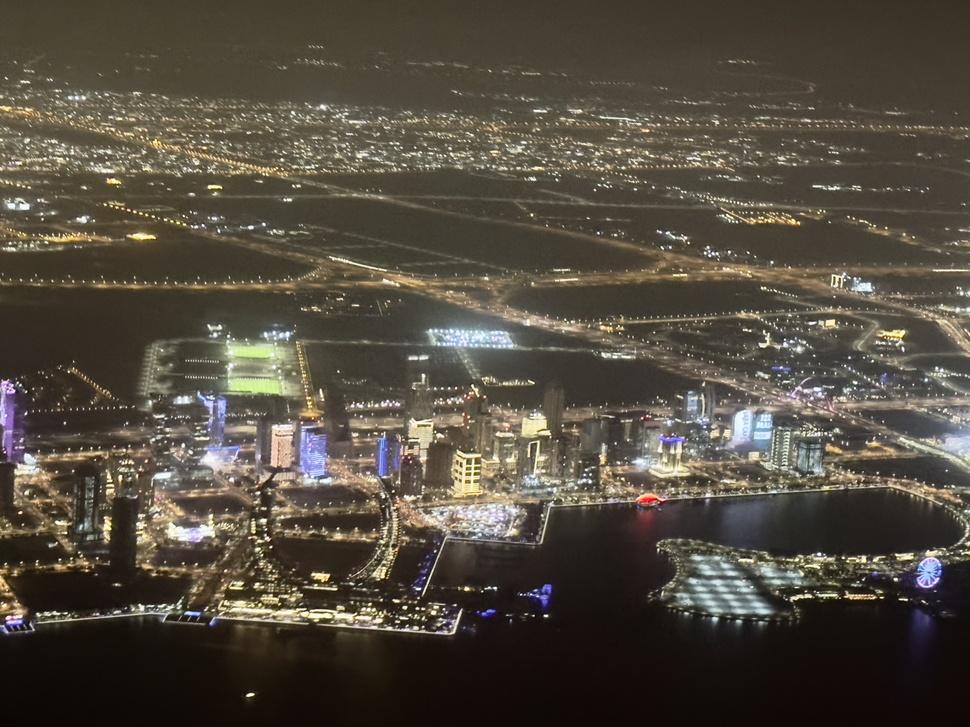
#> input picture ProcessImages/images/20230704_180251352_iOS.jpg, 970 x 727 px, shrunk from 4032 x 3024 before the run; its folder holds only this picture in this run
$ python identify_blurry.py   (older library calls are emulated)
#> lines starting #> are read from the running program, lines starting #| are printed output that depends on the picture
#> the answer given: ../../ProcessImages/images
import os
import shutil
import cv2

def is_blurry(image_path, threshold=100):
#> called with threshold = 7
    image = cv2.imread(image_path, cv2.IMREAD_GRAYSCALE)
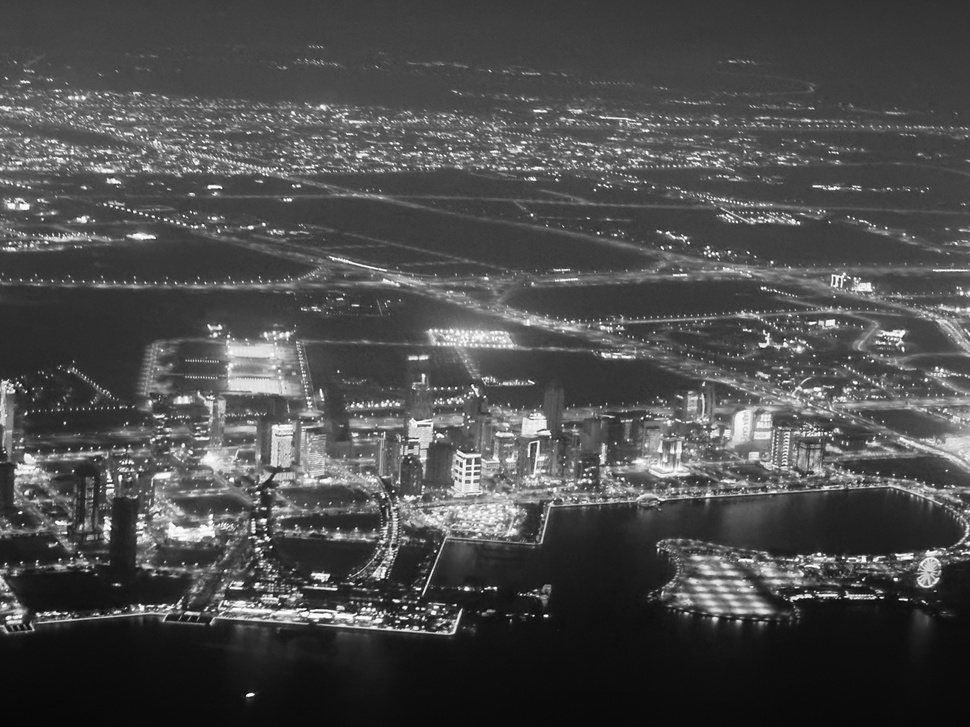
#> image: shape (727, 970); min 4, max 255, mean 75.6
    if image is None:
        return None
    laplacian = cv2.Laplacian(image, cv2.CV_64F)
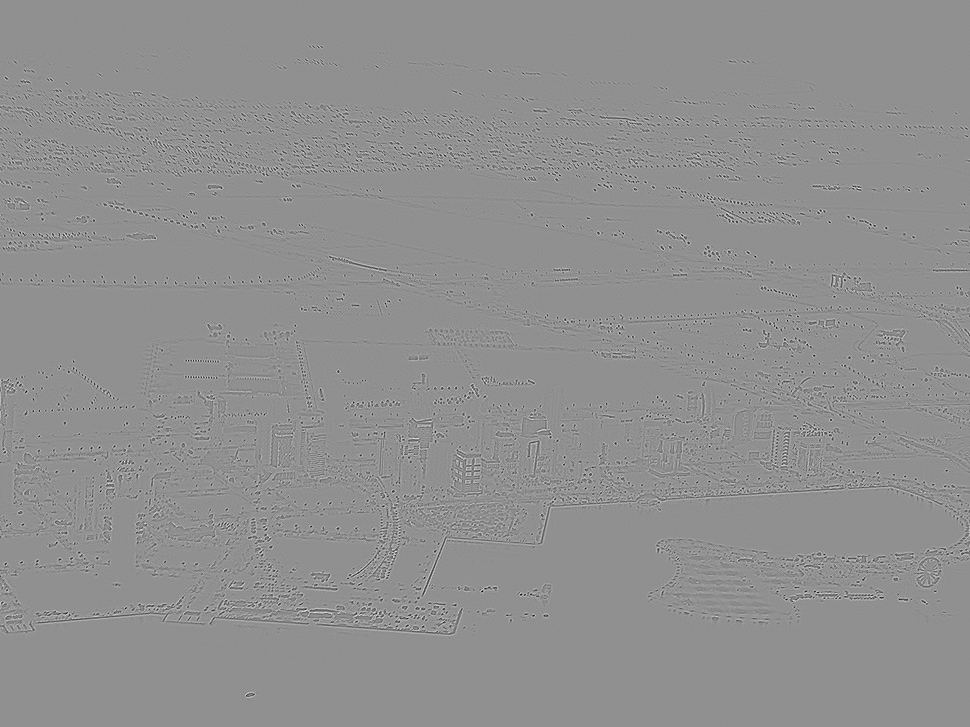
#> laplacian: shape (727, 970) float64; min -485, max 373, mean 0; drawn with min black and max white
    variance = laplacian.var()
#> variance = 1421.2
    return variance < threshold

def detect_and_move_non_blurry_images(folder_path, threshold=7):
    # Create a new folder for non-blurry images
    non_blurry_folder = os.path.join(folder_path, "non_blurry")
    if not os.path.exists(non_blurry_folder):
        os.makedirs(non_blurry_folder)

    for filename in os.listdir(folder_path):
        file_path = os.path.join(folder_path, filename)

        # Skip directories
        if os.path.isdir(file_path):
            continue

        blur_status = is_blurry(file_path, threshold)
#> blur_status = False
        if blur_status is None:
            print(f"Failed to load image: {file_path}")
            continue

        # If the image is not blurry, move it to the new folder
        if not blur_status:
            shutil.move(file_path, os.path.join(non_blurry_folder, filename))

# Usage
folder_path = input("Enter the path to the folder of images: ")
if folder_path == "":
    folder_path="C:\\Users\\achar\\OneDrive\\Documents\\GitHub\\EnhancingARKitObjectDetection\\ProcessImages\\images"
detect_and_move_non_blurry_images(folder_path)
